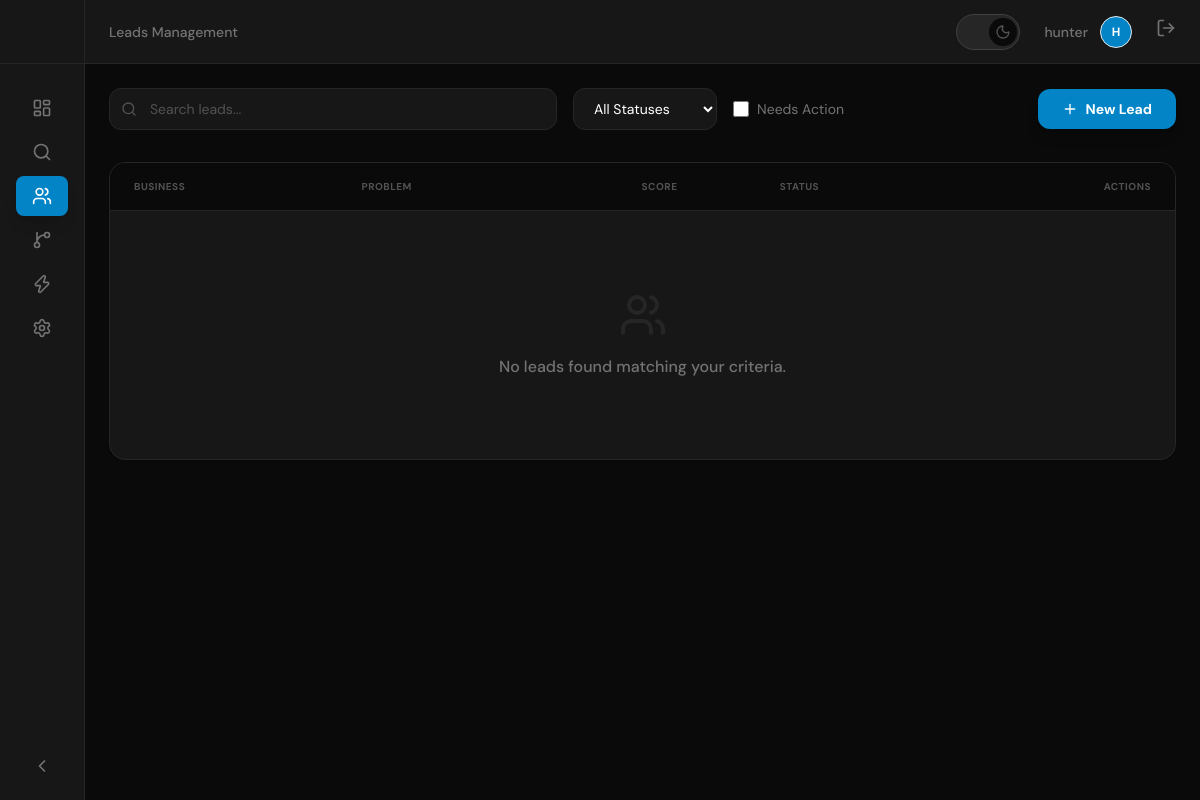
The page /dashboard/leads/ (signed in) on the database as committed earlier.
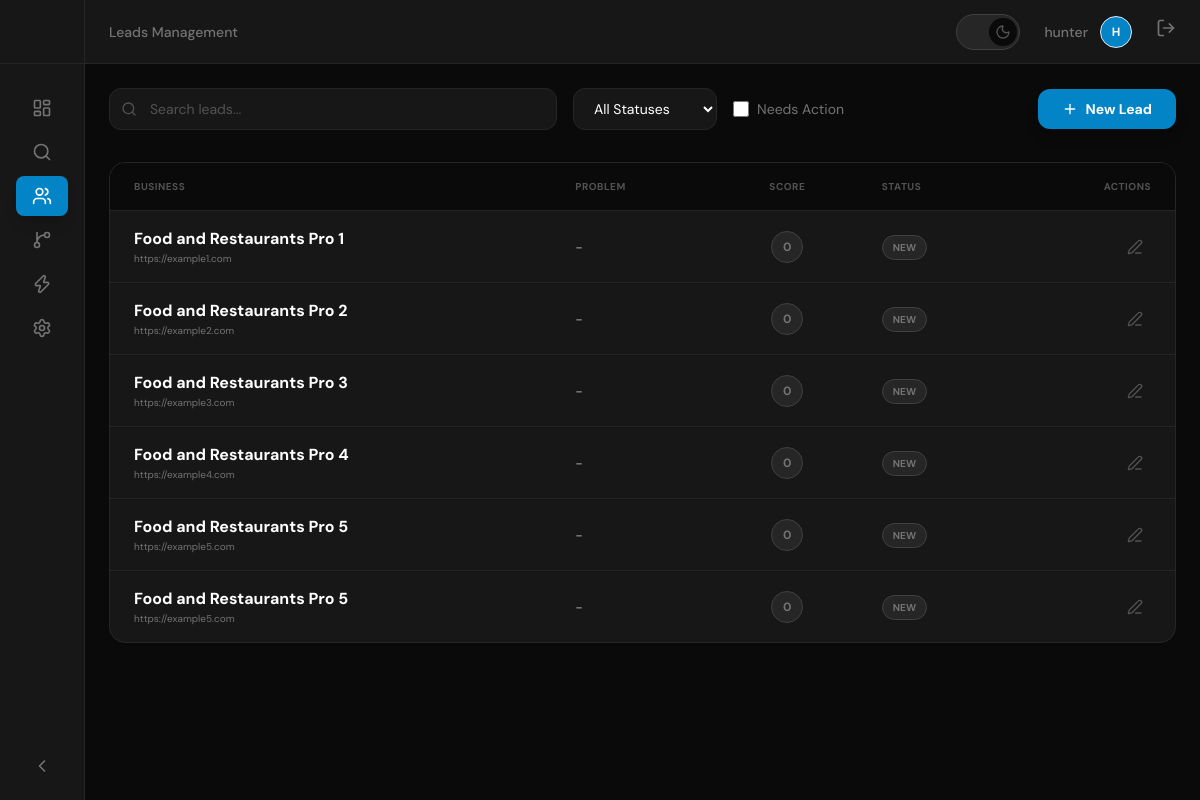
The same page on the database as committed later.
### leads/models.py (models this page shows, shortened)
class Lead(models.Model):
    TONE_CHOICES = [
        ('professional', 'Professional'),
        ('casual', 'Casual'),
        ('direct', 'Direct'),
        ('empathetic', 'Empathetic'),
    ]
    STATUS_CHOICES = [
        ('new', 'New'),
        ('contacted', 'Contacted'),
        ('replied', 'Replied'),
        ('proposal', 'Proposal Sent'),
        ('closed', 'Closed'),
    ]
    business_name = models.CharField(max_length=255)
    contact_name = models.CharField(max_length=255, blank=True)
    email = models.EmailField(blank=True)
    phone = models.CharField(max_length=20, blank=True)
    website = models.URLField(blank=True)
    instagram = models.URLField(blank=True)
    problem = models.TextField(blank=True)
    score = models.IntegerField(default=0)
    tone = models.CharField(max_length=20, choices=TONE_CHOICES, default='professional')
    offer = models.TextField(blank=True)
    evidence_note = models.TextField(blank=True)
    status = models.CharField(max_length=20, choices=STATUS_CHOICES, default='new')
    created_at = models.DateTimeField(auto_now_add=True)
    last_contacted = models.DateTimeField(null=True, blank=True)
    next_follow_up = models.DateField(null=True, blank=True)
    class Meta:
        ordering = ['-created_at']

### leads/views.py (the view)
# urls.py: path('leads/', views.lead_list, name='lead-list'),
@login_required
def lead_list(request):
    search = request.GET.get('search', '')
    status = request.GET.get('status', '')
    needs_action = request.GET.get('needs_action', '')
    leads = Lead.objects.all()
    if search:
        leads = leads.filter(
            Q(business_name__icontains=search) |
            Q(problem__icontains=search)
        )
    if status:
        leads = leads.filter(status=status)
    if needs_action == 'true':
        today = timezone.now().date()
        leads = leads.filter(
            Q(status='new') | Q(next_follow_up=today)
        )
    context = {
        'leads': leads,
        'status_choices': Lead.STATUS_CHOICES,
        'search': search,
        'selected_status': status,
        'needs_action': needs_action == 'true',
    }
    if request.headers.get('HX-Request'):
        return render(request, 'leads/partials/lead_list_table.html', context)
    return render(request, 'leads/leads_list.html', context)

### leads/templates/leads/leads_list.html (shortened to what this page needs)
{% extends "base.html" %}
{% block header_title %}Leads Management{% endblock %}
{% block content %}
<div class="mb-8 flex flex-col md:flex-row md:items-center justify-between gap-4">
    <div class="flex flex-1 items-center gap-4">
        <div class="relative flex-1 max-w-md">
            <i data-lucide="search" class="absolute left-3 top-1/2 -translate-y-1/2 w-4 h-4 text-surface-400"></i>
            <input type="text" name="search" placeholder="Search leads..."
                   class="w-full bg-surface-100 border border-surface-200 rounded-xl py-2.5 pl-10 pr-4 text-sm focus:outline-none focus:ring-2 focus:ring-primary-500/20 focus:border-primary-500 transition-all text-surface-950 placeholder:text-surface-400"
                   hx-get="{% url 'leads:lead-list' %}"
                   hx-trigger="keyup changed delay:500ms"
                   hx-target="#leads-table-container"
                   hx-include="[name='status'], [name='needs_action']">
        </div>
        <select name="status"
                class="bg-surface-100 border border-surface-200 rounded-xl py-2.5 px-4 text-sm focus:outline-none focus:ring-2 focus:ring-primary-500/20 focus:border-primary-500 transition-all text-surface-950"
                hx-get="{% url 'leads:lead-list' %}"
                hx-target="#leads-table-container"
                hx-include="[name='search'], [name='needs_action']">
            <option value="">All Statuses</option>
        </select>
        <label class="flex items-center gap-2 cursor-pointer group">
            <input type="checkbox" name="needs_action" value="true"
                   class="w-4 h-4 rounded border-surface-300 bg-surface-100 text-primary-600 focus:ring-0 focus:ring-offset-0">
            <span class="text-sm text-surface-500 group-hover:text-surface-950 transition-colors">Needs Action</span>
        </label>
    </div>
    <button hx-get="{% url 'leads:lead-create' %}" hx-target="#modal-content"
            class="bg-primary-600 text-white hover:bg-primary-500 px-6 py-2.5 rounded-xl text-sm font-bold flex items-center transition-all shadow-lg shadow-primary-600/20">
        <i data-lucide="plus" class="w-4 h-4 mr-2"></i>
        New Lead
    </button>
</div>
<div id="leads-table-container" hx-trigger="leadsChanged from:body" hx-get="{% url 'leads:lead-list' %}" hx-target="this">
    {% include "leads/partials/lead_list_table.html" %}
</div>
{% endblock %}

### leads/templates/leads/partials/lead_list_table.html (shortened to what this page needs)
<div class="bg-surface-100 border border-surface-200 rounded-2xl overflow-hidden shadow-sm">
    <table class="w-full text-left border-collapse">
        <thead>
            <tr class="border-b border-surface-200 bg-surface-50">
                <th class="px-6 py-4 text-[10px] font-bold text-surface-400 uppercase tracking-wider">Business</th>
                <th class="px-6 py-4 text-[10px] font-bold text-surface-400 uppercase tracking-wider">Problem</th>
                <th class="px-6 py-4 text-[10px] font-bold text-surface-400 uppercase tracking-wider text-center">Score</th>
                <th class="px-6 py-4 text-[10px] font-bold text-surface-400 uppercase tracking-wider">Status</th>
                <th class="px-6 py-4 text-[10px] font-bold text-surface-400 uppercase tracking-wider text-right">Actions</th>
            </tr>
        </thead>
        <tbody class="divide-y divide-surface-200">
            {% for lead in leads %}
            <tr class="hover:bg-surface-200/50 transition-colors group cursor-pointer"
                onclick="if(!event.target.closest('button') && !event.target.closest('select')) htmx.ajax('GET', '{% url 'leads:lead-detail' lead.pk %}', {target:'#modal-content'})">
                <td class="px-6 py-4">
                    <div class="font-bold text-surface-950">{{ lead.business_name }}</div>
                    <div class="text-[10px] text-surface-500">{{ lead.website|default:"" }}</div>
                </td>
                <td class="px-6 py-4">
                    <div class="text-sm text-surface-600 line-clamp-1 max-w-md">{{ lead.problem|default:"-" }}</div>
                </td>
                <td class="px-6 py-4 text-center">
                    <span class="inline-flex items-center justify-center w-8 h-8 rounded-full text-xs font-bold
                        {% if lead.score >= 80 %}bg-emerald-500/10 text-emerald-500 border border-emerald-500/20
                        {% elif lead.score >= 50 %}bg-amber-500/10 text-amber-500 border border-amber-500/20
                        {% else %}bg-surface-200 text-surface-500 border border-surface-300{% endif %}">
                        {{ lead.score }}
                    </span>
                </td>
                <td class="px-6 py-4">
                    <span class="inline-flex items-center px-2.5 py-1 rounded-full text-[10px] font-bold border
                        {% if lead.status == 'new' %}bg-surface-200 text-surface-500 border-surface-300
                        {% elif lead.status == 'contacted' %}bg-blue-500/10 text-blue-500 border-blue-500/20
                        {% elif lead.status == 'replied' %}bg-emerald-500/10 text-emerald-500 border-emerald-500/20
                        {% elif lead.status == 'proposal' %}bg-purple-500/10 text-purple-500 border-purple-500/20
                        {% elif lead.status == 'closed' %}bg-primary-600 text-white border-primary-500
                        {% endif %}">
                        {{ lead.get_status_display|upper }}
                    </span>
                </td>
                <td class="px-6 py-4 text-right">
                    <button hx-get="{% url 'leads:lead-update' lead.pk %}" hx-target="#modal-content"
                            class="p-2 text-surface-400 hover:text-primary-500 hover:bg-primary-500/10 rounded-lg transition-all">
                        <i data-lucide="edit-3" class="w-4 h-4"></i>
                    </button>
                </td>
            </tr>
            {% empty %}
            <tr>
                <td colspan="5" class="px-6 py-20 text-center">
                    <div class="flex flex-col items-center justify-center">
                        <i data-lucide="users" class="w-12 h-12 text-surface-200 mb-4"></i>
                        <p class="text-surface-500 font-medium">No leads found matching your criteria.</p>
                    </div>
                </td>
            </tr>
            {% endfor %}
        </tbody>
    </table>
</div>

Rows that differ between the two databases and show on the page:
added Lead: business_name "Food and Restaurants Pro 1", website "https://example1.com", problem "-", score "0", status "NEW"
added Lead: business_name "Food and Restaurants Pro 2", website "https://example2.com", problem "-", score "0", status "NEW"
added Lead: business_name "Food and Restaurants Pro 3", website "https://example3.com", problem "-", score "0", status "NEW"
added Lead: business_name "Food and Restaurants Pro 4", website "https://example4.com", problem "-", score "0", status "NEW"
added Lead: business_name "Food and Restaurants Pro 5", website "https://example5.com", problem "-", score "0", status "NEW"
added Lead: business_name "Food and Restaurants Pro 5", website "https://example5.com", problem "-", score "0", status "NEW"
Other text that changed with them:
text no longer shown: "No leads found matching your criteria."
